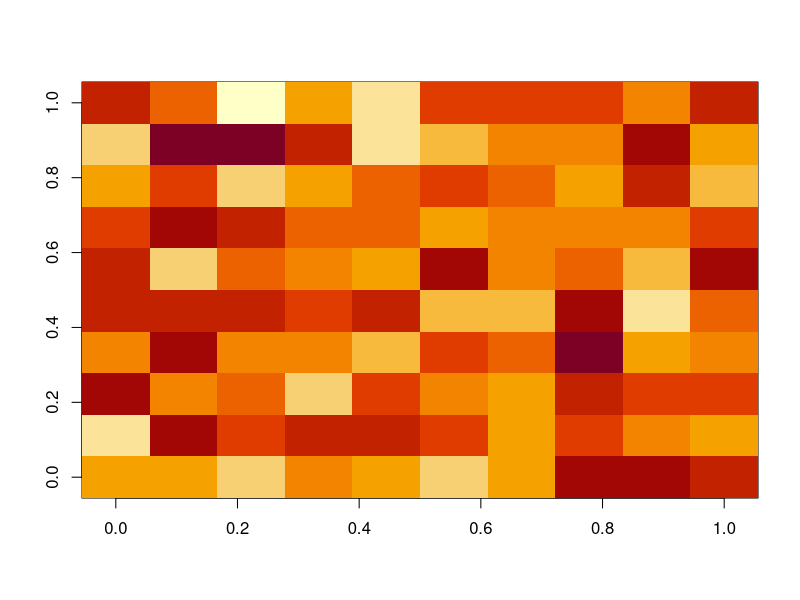

Here is the R script that generated this plot: (Note: this script raises an error after producing the figure.)
## ---- chunk 1
knitr::opts_chunk$set(echo = TRUE)
## ---- chunk 2
# Uniform space use
area <- 9
n <- 100 # total number of cells
# Probabilities of use for each cell
probs1 <- rep(1/n, n)
probs2 <- rep(1/n, n)

# Draw random number of locations at each location
points <- 1e4 # number of time points

host1 <- host2 <- matrix(0, nrow = points, ncol = n)
for (i in 1:points) {
  pos1 <- sample(1:n, size = 1, prob = probs1)
  pos2 <- sample(1:n, size = 1, prob = probs2)
  host1[i,pos1] <- 1
  host2[i,pos2] <- 1
}


# acquisition and deposition parameters
beta <- 1
lam <- 1
nu <- 1

# Calculate probability of use for each host and location
est_probs1 <- apply(host1, 2, mean)
est_probs2 <- apply(host2, 2, mean)

# Plot a landscape
g <- sqrt(n)
image(matrix(est_probs1, nrow = g))

# calculate the cell FOIs
cell_fois <- est_probs1*est_probs2*beta*n/area*lam/nu
# total FOI
total_foi <- beta/area*lam/nu
cat("Uniform space use","\nTotal FOI =", total_foi,"\nCell FOI =", sum(cell_fois))
## ---- chunk 3
# Non-uniform space use
probs1 <- c(1,0.5,rep(0,n-2))
probs1 <- probs1/sum(probs1)
probs2 <- c(1,0.5,rep(0,n-2))
probs2 <- probs2/sum(probs2)
host1 <- host2 <- matrix(0, nrow = points, ncol = n)
for (i in 1:points) {
  pos1 <- sample(1:n, size = 1, prob = probs1)
  pos2 <- sample(1:n, size = 1, prob = probs2)
  host1[i,pos1] <- 1
  host2[i,pos2] <- 1
}
# estimate probs
est_probs1 <- apply(host1, 2, mean)
est_probs2 <- apply(host2, 2, mean)
# per-cell FOI 
cell_fois <- est_probs1*est_probs2*beta*n/area*lam/nu
total_foi <- beta/area*lam/nu

cat("Non uniform space use:","\nTotal FOI =",total_foi,"\nCell FOI =", sum(cell_fois))
## ---- chunk 4
# Correlated movements
probs1 <- runif(n)
probs1 <- probs1/sum(probs1)
probs2 <- runif(n)
probs2 <- probs2/sum(probs2)

host1 <- matrix(0, nrow = points, ncol = n)
for (i in 1:points) {
  pos1 <- sample(1:n, size = 1, prob = probs1)
  host1[i,pos1] <- 1
}
host2 <- host1
# estimate probs
est_probs1 <- apply(host1, 2, mean)
est_probs2 <- apply(host2, 2, mean)
# calculate correlations between hosts at each cell
cell_corr <- sapply(1:n, \(x) cor(host1[,x],host2[,x]))
cell_std1 <- apply(host1, 2, sd)
cell_std2 <- apply(host2, 2, sd)

# per-cell FOI 
cell_fois <- beta*n/area*lam/nu*(est_probs1*est_probs2+cell_corr*cell_std1*cell_std2)
total_foi <- beta/area*lam/nu

cat("Perfectly correlated movement:","\nTotal FOI =",total_foi,"\nCell FOI =", sum(cell_fois))
## ---- chunk 5
# partially correlated movement
probs1 <- runif(n)
probs1 <- probs1/sum(probs1)
probs2 <- runif(n)
probs2 <- probs2/sum(probs2)

host1 <- host2 <- matrix(0, nrow = points, ncol = n)
for (i in 1:points) {
  pos1 <- sample(1:n, size = 1, prob = probs1)
  host1[i,pos1] <- 1
}

for (i in 1:points) {
  if (runif(1)<0.8) {
      host2[i,] <- host1[i,]
  } else {
    pos2 <- sample(1:n, size = 1, prob = probs2)
    host2[i,pos2] <- 1
  }
}
# estimate probs
est_probs1 <- apply(host1, 2, mean)
est_probs2 <- apply(host2, 2, mean)
# calculate correlations between hosts at each cell
cell_corr <- sapply(1:n, \(x) cor(host1[,x],host2[,x]))
cell_std1 <- apply(host1, 2, sd)
cell_std2 <- apply(host2, 2, sd)
# per-cell FOI 
cell_fois <- beta*n/area*lam/nu*(est_probs1*est_probs2+cell_corr*cell_std1*cell_std2)
total_foi <- beta/area*lam/nu

cat("Partially correlated movement:","\nTotal FOI =",total_foi,"\nCell FOI =", sum(cell_fois))
## ---- chunk 6
# Calculate covariance as the product of correlation and st.dev. for every
# possible value of s 
# Possible lag values, from 0 (i and j together at the same
# time), to times-2
lags <- 0:10
# list to populate with covariance results
cov_s <- list()
# matrix of combinations. A t*t matrix of difference in time. This is used to
# find the row-col combinations corresponding to a given lag
lags_mat <- outer(1:points, 1:points, "-")

# For every lag s, find the rows in host 1 and host 2 corresponding to times t
# and t-s, calculate the correlation, st. dev., and their product
for (i in seq_along(lags)) {
  s <- lags[i]
  # find position where those lags occur
  indices <- which(lags_mat==s, arr.ind = T)
  # subset host position matrices with indices
  h1 <- host1[indices[,1],]
  h2 <- host2[indices[,2],]
    # Calculate correlation
    # estimate probs
    # est_probs1 <- apply(host1, 2, mean)
    # est_probs2 <- apply(host2, 2, mean)
    # calculate correlations, st. dev. at every x
    cell_corr <- sapply(1:n, \(x) cor(h1[,x],h2[,x]))
    cell_std1 <- apply(h1, 2, sd)
    cell_std2 <- apply(h2, 2, sd)
    # per-cell covariance
    cov_s[[i]] <- cell_corr*cell_std1*cell_std2
}
# Join together, multiply by exp(-nu*s), sum across values of s for each x
cov_x <- (do.call(rbind,cov_s)*exp(-nu*lags)) |> apply(MARGIN = 2, sum, na.rm = T)
cell_fois <- beta*n/area*lam*(est_probs1*est_probs2/nu+cov_x)
total_foi <- beta/area*lam/nu

cat("Partially correlated movement, full integration:","\nTotal FOI =",total_foi,"\nCell FOI =", sum(cell_fois))

## ---- chunk 7
# we will  create avoidance by establishing the position of i independently, but
# j will avoid locations where i has been in the previous 10 time
# steps.
probs1 <- runif(n)
probs1 <- probs1/sum(probs1)
probs2 <- runif(n)
probs2 <- probs2/sum(probs2)

host1 <- host2 <- matrix(0, nrow = points, ncol = n)
for (i in 1:points) {
  pos1 <- sample(1:n, size = 1, prob = probs1)
  host1[i,pos1] <- 1
}

for (i in 1:points) {
      # get previous 10 locations of host1
  if (i==1) {
    h1locs <- which(host1[i,]==1)
  } else {
    h1locs <- which(host1[i:max(i-10,1),]==1,arr.ind = TRUE)[,2]
  }
# decrease the probability at those locations by 80%
  p2 <- probs2
  p2[h1locs] <- p2[h1locs]*0.2
  pos2 <- sample(1:n, size = 1, prob = p2)
  host2[i,pos2] <- 1
}
# estimate probs
est_probs1 <- apply(host1, 2, mean)
est_probs2 <- apply(host2, 2, mean)
# calculate correlations between hosts at each cell
cell_corr <- sapply(1:n, \(x) cor(host1[,x],host2[,x]))
cell_std1 <- apply(host1, 2, sd)
cell_std2 <- apply(host2, 2, sd)
# per-cell FOI 
cell_fois1 <- beta*n/area*lam/nu*(est_probs1*est_probs2+cell_corr*cell_std1*cell_std2)
total_foi1 <- beta/area*lam/nu

lags <- 0:15
# list to populate with covariance results
cov_s <- list()
# matrix of combinations. A t*t matrix of difference in time. This is used to
# find the row-col combinations corresponding to a given lag
lags_mat <- outer(1:points, 1:points, "-")

# For every lag s, find the rows in host 1 and host 2 corresponding to times t
# and t-s, calculate the correlation, st. dev., and their product
for (i in seq_along(lags)) {
  s <- lags[i]
  # find position where those lags occur
  indices <- which(lags_mat==s, arr.ind = T)
  # subset host position matrices with indices
  h1 <- host1[indices[,1],]
  h2 <- host2[indices[,2],]
    # Calculate correlation
    # estimate probs
    # est_probs1 <- apply(host1, 2, mean)
    # est_probs2 <- apply(host2, 2, mean)
    # calculate correlations, st. dev. at every x
    cell_corr <- sapply(1:n, \(x) cor(h1[,x],h2[,x]))
    cell_std1 <- apply(h1, 2, sd)
    cell_std2 <- apply(h2, 2, sd)
    # per-cell covariance
    cov_s[[i]] <- cell_corr*cell_std1*cell_std2
}
# Join together, multiply by exp(-nu*s), sum across values of s for each x
cov_x <- (do.call(rbind,cov_s)*exp(-nu*lags)) |> apply(MARGIN = 2, sum, na.rm = T)

cell_fois2 <- beta*n/area*lam*(est_probs1*est_probs2/nu+cov_x)

cat("Partially correlated movement, full integration:","\nTotal FOI =",total_foi,"\nCell FOI approximation =", sum(cell_fois1, na.rm = T),"\nCell FOI integration =",sum(cell_fois2))
## ---- chunk 8
# Define two overlapping ranges in one dimension
xmin1 <- 0
xmax1 <- 10
xmin2 <- 7
xmax2 <- 15
# Calculate their areas
Ai <- abs(xmax1-xmin1)
Aj <- abs(xmax2-xmin2)
# Area of overlap
Ax <- abs(xmin2-xmax1)
# plot the conditional probability for different time lags
curve(Ax^2/(Ai*Aj)*((1-Ax/Ai)*(1-Ax/Aj))^x,from = 0,to = 10,
      xlab = "Time lag s", ylab = "Conditional probability")

b <- 1
lam <- 1
